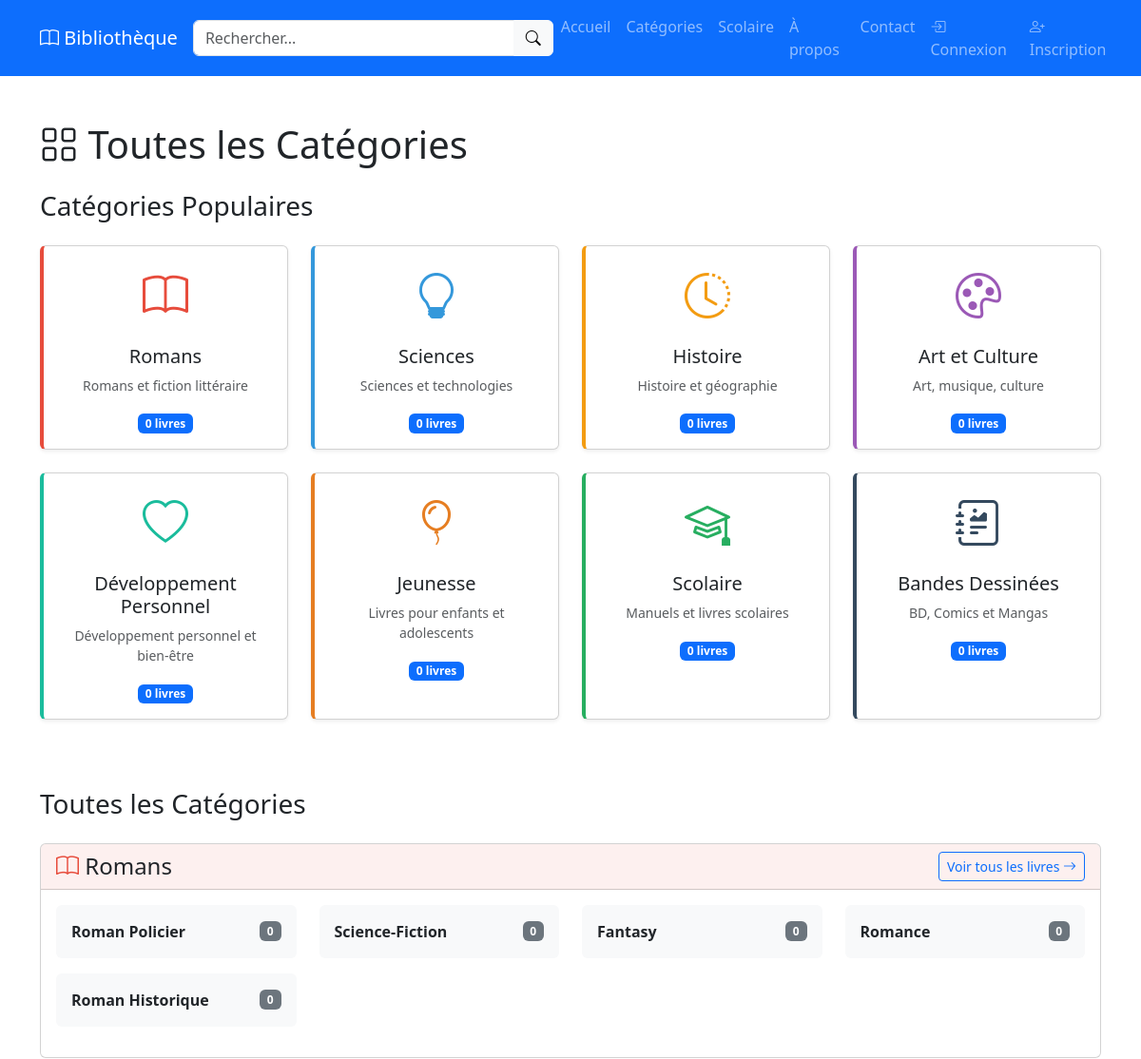
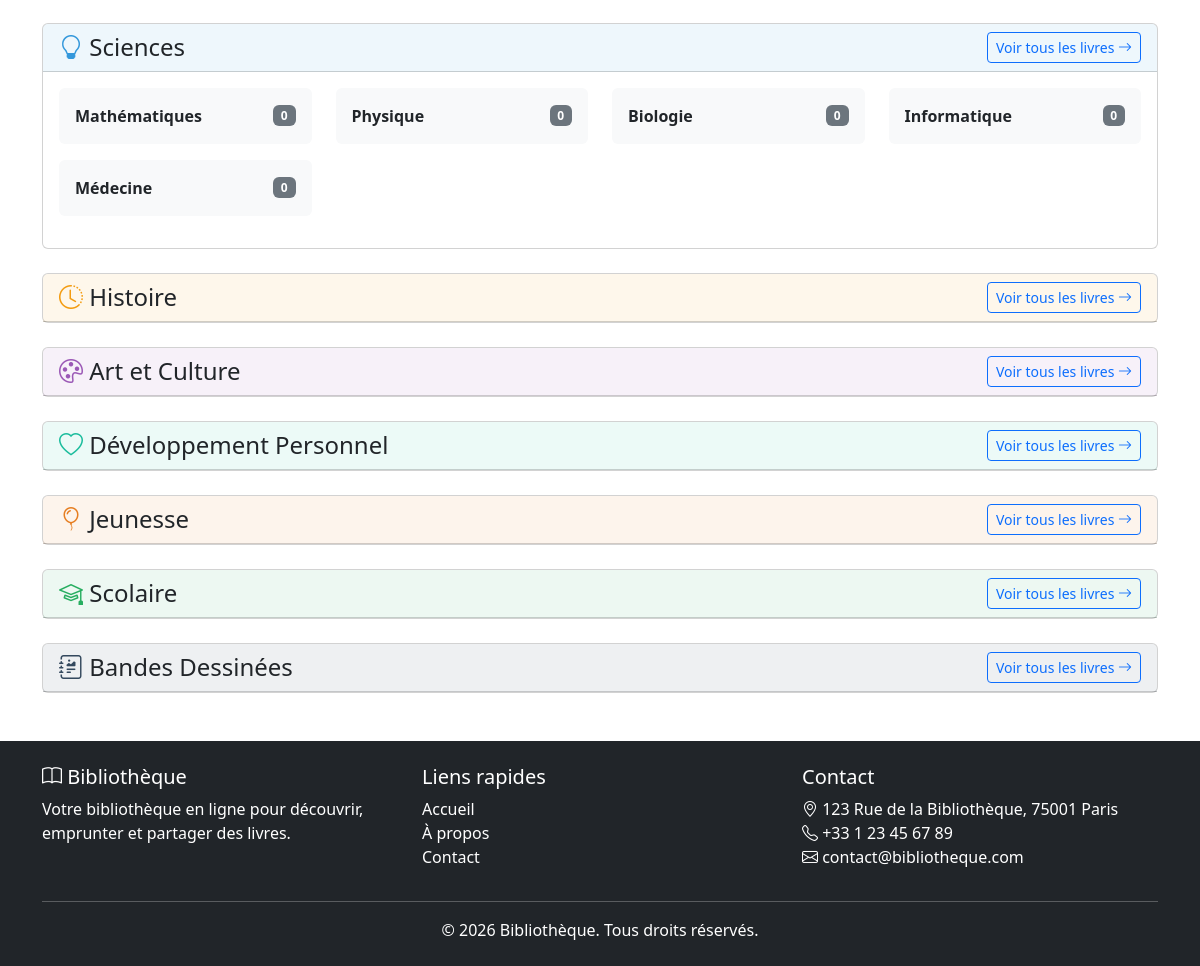
The page /categories on the database its author committed (2 pictures, top to bottom).
### tables this page shows
CREATE TABLE categories
    (
        id INT
        UNSIGNED AUTO_INCREMENT PRIMARY KEY,
    name VARCHAR
        (100) NOT NULL,
    slug VARCHAR
        (100) NOT NULL UNIQUE,
    parent_id INT UNSIGNED NULL,
    description TEXT,
    icon VARCHAR
        (50),
    color VARCHAR
        (20),
    image VARCHAR
        (255),
    display_order INT DEFAULT 0,
    is_featured TINYINT
        (1) DEFAULT 0,
    status ENUM
        ('active', 'inactive') DEFAULT 'active',
    created_at TIMESTAMP DEFAULT CURRENT_TIMESTAMP,
    updated_at TIMESTAMP DEFAULT CURRENT_TIMESTAMP ON
        UPDATE CURRENT_TIMESTAMP,
    FOREIGN KEY
        (parent_id) REFERENCES categories
        (id) ON
        DELETE CASCADE,
    INDEX idx_parent (parent_id),
    INDEX idx_slug
        (slug),
    INDEX idx_status
        (status)
);

### controllers/HomeController.php (called while the page is built, shortened)
<?php
class HomeController {
    private Category $categoryModel;
    public function __construct() {
        $this->categoryModel = new Category();
    }
    public function categories(): void {
        $sql = "SELECT c.*, COUNT(b.id) as book_count
                FROM categories c
                LEFT JOIN books b ON c.id = b.category_id AND b.status = 'active'
                WHERE c.is_featured = 1 AND c.status = 'active'
                GROUP BY c.id
                ORDER BY c.display_order ASC";
        $stmt = Database::query($sql);
        $featuredCategories = $stmt->fetchAll();
        $categoryTree = $this->categoryModel->getCategoryTree();
        require_once ROOT_PATH . '/views/home/categories.php';
    }
}

### public/index.php (called while the page is built, shortened)
<?php
spl_autoload_register(function ($class) {
    $paths = [
        ROOT_PATH . '/core/',
        ROOT_PATH . '/models/',
        ROOT_PATH . '/controllers/',
        ROOT_PATH . '/middleware/',
    ];
    foreach ($paths as $path) {
        $file = $path . $class . '.php';
        if (file_exists($file)) {
            return;
        }
    }
});
require_once ROOT_PATH . '/helpers/security.php';
require_once ROOT_PATH . '/helpers/helpers.php';
$router = require_once ROOT_PATH . '/routes/web.php';
$router->dispatch();

### core/Database.php (called while the page is built, shortened)
<?php
class Database {
    private static ?PDO $instance = null;
    private static array $config;
    public static function getInstance(): PDO {
        if (self::$instance === null) {
            self::$config = require ROOT_PATH . '/config/database.php';
            try {
                $dsn = sprintf(
                    "mysql:host=%s;port=%s;dbname=%s;charset=%s",
                    self::$config['host'],
                    self::$config['port'],
                    self::$config['database'],
                    self::$config['charset']
                );
                self::$instance = new PDO(
                    $dsn,
                    self::$config['username'],
                    self::$config['password'],
                    self::$config['options']
                );
            } catch (PDOException $e) {
                error_log("Database Connection Error: " . $e->getMessage());
                die("Erreur de connexion à la base de données. Veuillez réessayer plus tard.");
            }
        }
        return self::$instance;
    }
    public static function query(string $sql, array $params = []): PDOStatement {
        try {
            $stmt = self::getInstance()->prepare($sql);
            $stmt->execute($params);
            return $stmt;
        } catch (PDOException $e) {
            error_log("Query Error: " . $e->getMessage() . " | SQL: " . $sql);
            throw $e;
        }
    }
}
?>

### helpers/helpers.php (called while the page is built, shortened)
<?php
function url(string $path = ''): string {
    return APP_URL . $path;
}
function truncate(?string $text, int $length = 100, string $suffix = '...'): string {
    if (mb_strlen($text) <= $length) {
        return $text;
    }
    return mb_substr($text, 0, $length) . $suffix;
}

### helpers/security.php (called while the page is built, shortened)
<?php
function escape(?string $value): string {
    return htmlspecialchars($value, ENT_QUOTES, 'UTF-8');
}

### core/Model.php (called while the page is built, shortened)
<?php
require_once ROOT_PATH . '/core/Database.php';
abstract class Model {
    protected string $table;
    public function findAll(array $conditions = [], string $orderBy = 'id DESC', ?int $limit = null): array {
        $sql = "SELECT * FROM {$this->table}";
        $params = [];
        if (!empty($conditions)) {
            $where = [];
            foreach ($conditions as $key => $value) {
                $where[] = "$key = :$key";
                $params[$key] = $value;
            }
            $sql .= " WHERE " . implode(' AND ', $where);
        }
        $sql .= " ORDER BY $orderBy";
        $stmt = Database::query($sql, $params);
        return $stmt->fetchAll();
    }
}
?>

### models/Category.php (called while the page is built, shortened)
<?php
class Category extends Model {
    public function getCategoryTree(): array {
        $categories = $this->findAll(['status' => 'active'], 'display_order ASC');
        return $this->buildTree($categories);
    }
    private function buildTree(array $categories, ?int $parentId = null): array {
        $branch = [];
        foreach ($categories as $category) {
            if ($category['parent_id'] == $parentId) {
                $children = $this->buildTree($categories, $category['id']);
                if ($children) {
                    $category['children'] = $children;
                }
                $branch[] = $category;
            }
        }
        return $branch;
    }
}

### views/home/categories.php (the view, shortened to what this page needs)
<?php
require_once ROOT_PATH . '/views/layouts/header.php';
require_once ROOT_PATH . '/views/layouts/navbar.php';
?>
<div class="container my-5">
    <h1 class="mb-4"><i class="bi bi-grid"></i> Toutes les Catégories</h1>
    <?php if (!empty($featuredCategories)): ?>
        <section class="mb-5">
            <h3 class="mb-4">Catégories Populaires</h3>
            <div class="row">
                <?php foreach ($featuredCategories as $category): ?>
                    <div class="col-md-3 mb-4">
                        <a href="<?php echo url('/categories/' . $category['slug']); ?>" class="text-decoration-none">
                            <div class="card h-100 shadow-sm category-card" style="border-left: 4px solid <?php echo $category['color']; ?>">
                                <div class="card-body text-center">
                                    <i class="<?php echo $category['icon']; ?>" style="font-size: 3rem; color: <?php echo $category['color']; ?>"></i>
                                    <h5 class="card-title mt-3"><?php echo escape($category['name']); ?></h5>
                                    <p class="card-text text-muted small">
                                        <?php echo truncate($category['description'], 80); ?>
                                    </p>
                                    <span class="badge bg-primary"><?php echo $category['book_count'] ?? 0; ?> livres</span>
                                </div>
                            </div>
                        </a>
                    </div>
                <?php endforeach; ?>
            </div>
        </section>
    <?php endif; ?>
    <section>
        <h3 class="mb-4">Toutes les Catégories</h3>
        <?php foreach ($categoryTree as $mainCategory): ?>
            <div class="card mb-4">
                <div class="card-header" style="background-color: <?php echo $mainCategory['color']; ?>15;">
                    <div class="d-flex justify-content-between align-items-center">
                        <h4 class="mb-0">
                            <i class="<?php echo $mainCategory['icon']; ?>" style="color: <?php echo $mainCategory['color']; ?>"></i>
                            <?php echo escape($mainCategory['name']); ?>
                        </h4>
                        <a href="<?php echo url('/categories/' . $mainCategory['slug']); ?>" class="btn btn-sm btn-outline-primary">
                            Voir tous les livres <i class="bi bi-arrow-right"></i>
                        </a>
                    </div>
                </div>
                <?php if (!empty($mainCategory['children'])): ?>
                    <div class="card-body">
                        <div class="row">
                            <?php foreach ($mainCategory['children'] as $subCategory): ?>
                                <div class="col-md-4 col-lg-3 mb-3">
                                    <a href="<?php echo url('/categories/' . $subCategory['slug']); ?>"
                                       class="d-block p-3 bg-light rounded text-decoration-none hover-shadow">
                                        <div class="d-flex justify-content-between align-items-center">
                                            <span class="fw-bold text-dark"><?php echo escape($subCategory['name']); ?></span>
                                            <span class="badge bg-secondary"><?php echo $subCategory['book_count'] ?? 0; ?></span>
                                        </div>
                                    </a>
                                </div>
                            <?php endforeach; ?>
                        </div>
                    </div>
                <?php endif; ?>
            </div>
        <?php endforeach; ?>
    </section>
</div>
<?php require_once ROOT_PATH . '/views/layouts/footer.php'; ?>

### views/home/categories.php (style rules this page uses)
.category-card { transition: transform 0.3s, box-shadow 0.3s; }
.hover-shadow { transition: all 0.3s; }

### rows shown on the page
categories: name "Romans", description "Romans et fiction littéraire", book_count "0"
categories: name "Sciences", description "Sciences et technologies", book_count "0"
categories: name "Histoire", description "Histoire et géographie", book_count "0"
categories: name "Art et Culture", description "Art, musique, culture", book_count "0"
categories: name "Développement Personnel", description "Développement personnel et bien-être", book_count "0"
categories: name "Jeunesse", description "Livres pour enfants et adolescents", book_count "0"
categories: name "Scolaire", description "Manuels et livres scolaires", book_count "0"
categories: name "Bandes Dessinées", description "BD, Comics et Mangas", book_count "0"
categories: name "Roman Policier", book_count "0"
categories: name "Science-Fiction", book_count "0"
categories: name "Fantasy", book_count "0"
categories: name "Romance", book_count "0"
categories: name "Roman Historique", book_count "0"
categories: name "Mathématiques", book_count "0"
categories: name "Physique", book_count "0"
categories: name "Biologie", book_count "0"
categories: name "Informatique", book_count "0"
categories: name "Médecine", book_count "0"

### other values the page prints
APP_NAME "Bibliothèque"
$mainCategory['name'] "Romans"
$mainCategory['name'] "Sciences"
